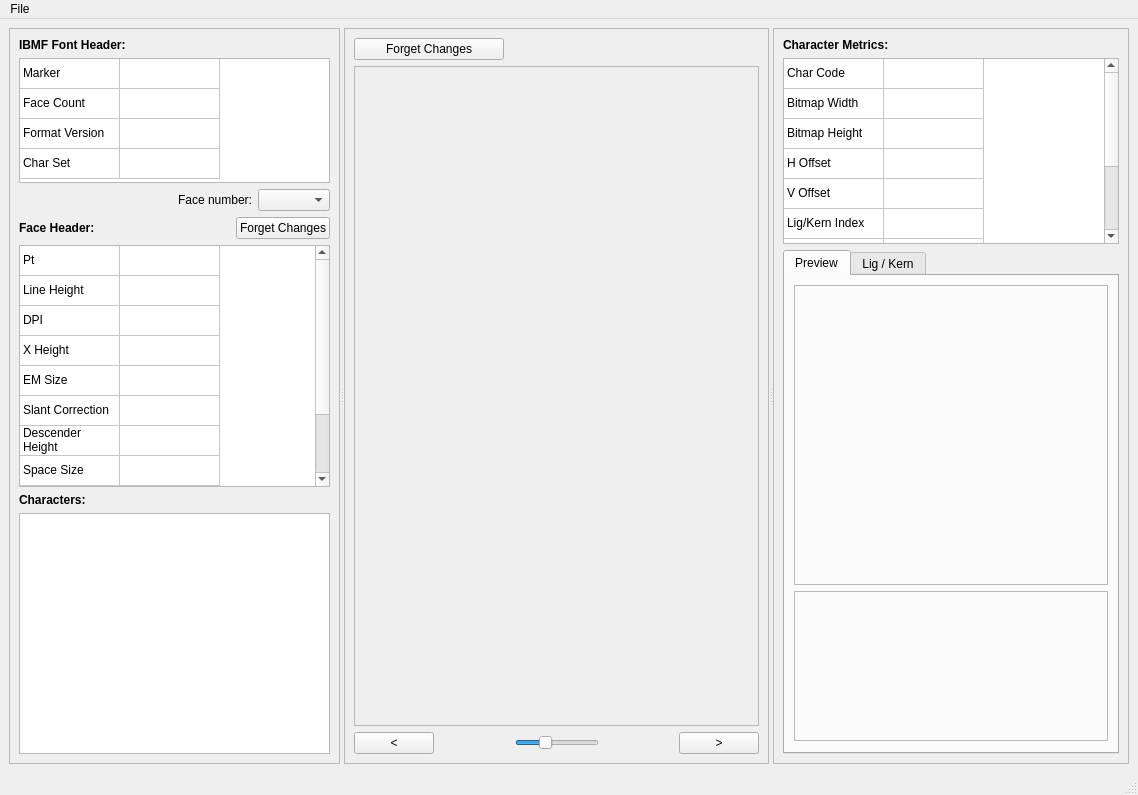
<?xml version="1.0" encoding="UTF-8"?>
<ui version="4.0">
 <class>MainWindow</class>
 <widget class="QMainWindow" name="MainWindow">
  <property name="geometry">
   <rect>
    <x>0</x>
    <y>0</y>
    <width>1138</width>
    <height>795</height>
   </rect>
  </property>
  <property name="windowTitle">
   <string>MainWindow</string>
  </property>
  <widget class="QWidget" name="centralwidget">
   <layout class="QHBoxLayout" name="horizontalLayout_4">
    <item>
     <widget class="QSplitter" name="splitter">
      <property name="orientation">
       <enum>Qt::Horizontal</enum>
      </property>
      <widget class="QFrame" name="frame_3">
       <property name="minimumSize">
        <size>
         <width>100</width>
         <height>0</height>
        </size>
       </property>
       <property name="maximumSize">
        <size>
         <width>400</width>
         <height>16777215</height>
        </size>
       </property>
       <property name="frameShape">
        <enum>QFrame::StyledPanel</enum>
       </property>
       <property name="frameShadow">
        <enum>QFrame::Raised</enum>
       </property>
       <layout class="QVBoxLayout" name="verticalLayout_3">
        <item>
         <widget class="QLabel" name="label">
          <property name="text">
           <string>&lt;html&gt;&lt;head/&gt;&lt;body&gt;&lt;p&gt;&lt;span style=&quot; font-weight:700;&quot;&gt;IBMF Font Header:&lt;/span&gt;&lt;/p&gt;&lt;/body&gt;&lt;/html&gt;</string>
          </property>
         </widget>
        </item>
        <item>
         <widget class="QTableWidget" name="fontHeader">
          <property name="maximumSize">
           <size>
            <width>16777215</width>
            <height>125</height>
           </size>
          </property>
          <property name="showGrid">
           <bool>true</bool>
          </property>
          <property name="rowCount">
           <number>4</number>
          </property>
          <attribute name="horizontalHeaderVisible">
           <bool>false</bool>
          </attribute>
          <attribute name="verticalHeaderVisible">
           <bool>false</bool>
          </attribute>
          <row/>
          <row/>
          <row/>
          <row/>
          <column>
           <property name="text">
            <string>Label</string>
           </property>
          </column>
          <column>
           <property name="text">
            <string>Value</string>
           </property>
          </column>
          <item row="0" column="0">
           <property name="text">
            <string>Marker</string>
           </property>
          </item>
          <item row="1" column="0">
           <property name="text">
            <string>Face Count</string>
           </property>
          </item>
          <item row="2" column="0">
           <property name="text">
            <string>Format Version</string>
           </property>
          </item>
          <item row="3" column="0">
           <property name="text">
            <string>Char Set</string>
           </property>
          </item>
         </widget>
        </item>
        <item>
         <layout class="QHBoxLayout" name="horizontalLayout_5">
          <item>
           <spacer name="horizontalSpacer_2">
            <property name="orientation">
             <enum>Qt::Horizontal</enum>
            </property>
            <property name="sizeHint" stdset="0">
             <size>
              <width>40</width>
              <height>20</height>
             </size>
            </property>
           </spacer>
          </item>
          <item>
           <widget class="QLabel" name="label_5">
            <property name="text">
             <string>Face number:</string>
            </property>
           </widget>
          </item>
          <item>
           <widget class="QComboBox" name="faceIndex"/>
          </item>
         </layout>
        </item>
        <item>
         <layout class="QHBoxLayout" name="horizontalLayout_9">
          <item>
           <widget class="QLabel" name="label_2">
            <property name="text">
             <string>&lt;html&gt;&lt;head/&gt;&lt;body&gt;&lt;p&gt;&lt;span style=&quot; font-weight:700;&quot;&gt;Face Header:&lt;/span&gt;&lt;/p&gt;&lt;/body&gt;&lt;/html&gt;</string>
            </property>
           </widget>
          </item>
          <item>
           <spacer name="horizontalSpacer_5">
            <property name="orientation">
             <enum>Qt::Horizontal</enum>
            </property>
            <property name="sizeHint" stdset="0">
             <size>
              <width>40</width>
              <height>20</height>
             </size>
            </property>
           </spacer>
          </item>
          <item>
           <widget class="QPushButton" name="faceForgetButton">
            <property name="toolTip">
             <string>Forget changes to Face Header</string>
            </property>
            <property name="text">
             <string>Forget Changes</string>
            </property>
           </widget>
          </item>
         </layout>
        </item>
        <item>
         <widget class="QTableWidget" name="faceHeader">
          <property name="rowCount">
           <number>11</number>
          </property>
          <attribute name="horizontalHeaderVisible">
           <bool>false</bool>
          </attribute>
          <attribute name="verticalHeaderVisible">
           <bool>false</bool>
          </attribute>
          <row/>
          <row/>
          <row/>
          <row/>
          <row/>
          <row/>
          <row/>
          <row/>
          <row/>
          <row/>
          <row/>
          <column>
           <property name="text">
            <string>Label</string>
           </property>
          </column>
          <column>
           <property name="text">
            <string>Value</string>
           </property>
          </column>
          <item row="0" column="0">
           <property name="text">
            <string>Pt</string>
           </property>
          </item>
          <item row="1" column="0">
           <property name="text">
            <string>Line Height</string>
           </property>
          </item>
          <item row="2" column="0">
           <property name="text">
            <string>DPI</string>
           </property>
          </item>
          <item row="3" column="0">
           <property name="text">
            <string>X Height</string>
           </property>
          </item>
          <item row="4" column="0">
           <property name="text">
            <string>EM Size</string>
           </property>
          </item>
          <item row="5" column="0">
           <property name="text">
            <string>Slant Correction</string>
           </property>
          </item>
          <item row="6" column="0">
           <property name="text">
            <string>Descender Height</string>
           </property>
          </item>
          <item row="7" column="0">
           <property name="text">
            <string>Space Size</string>
           </property>
          </item>
          <item row="8" column="0">
           <property name="text">
            <string>Glyph Count</string>
           </property>
          </item>
          <item row="9" column="0">
           <property name="text">
            <string>Lig/Kern Count</string>
           </property>
          </item>
          <item row="10" column="0">
           <property name="text">
            <string>Kern Count</string>
           </property>
          </item>
         </widget>
        </item>
        <item>
         <widget class="QLabel" name="label_3">
          <property name="text">
           <string>&lt;html&gt;&lt;head/&gt;&lt;body&gt;&lt;p&gt;&lt;span style=&quot; font-weight:700;&quot;&gt;Characters:&lt;/span&gt;&lt;/p&gt;&lt;/body&gt;&lt;/html&gt;</string>
          </property>
         </widget>
        </item>
        <item>
         <widget class="QTableWidget" name="charactersList">
          <property name="font">
           <font>
            <pointsize>24</pointsize>
           </font>
          </property>
          <property name="toolTip">
           <string>Select Character to show</string>
          </property>
          <attribute name="horizontalHeaderVisible">
           <bool>false</bool>
          </attribute>
          <attribute name="verticalHeaderVisible">
           <bool>false</bool>
          </attribute>
         </widget>
        </item>
       </layout>
      </widget>
      <widget class="QFrame" name="frame_6">
       <property name="enabled">
        <bool>true</bool>
       </property>
       <property name="frameShape">
        <enum>QFrame::NoFrame</enum>
       </property>
       <property name="frameShadow">
        <enum>QFrame::Raised</enum>
       </property>
       <layout class="QHBoxLayout" name="horizontalLayout_3">
        <property name="leftMargin">
         <number>0</number>
        </property>
        <property name="topMargin">
         <number>0</number>
        </property>
        <property name="rightMargin">
         <number>0</number>
        </property>
        <property name="bottomMargin">
         <number>0</number>
        </property>
        <item>
         <widget class="QSplitter" name="splitter_2">
          <property name="orientation">
           <enum>Qt::Horizontal</enum>
          </property>
          <widget class="QFrame" name="frame_4">
           <property name="frameShape">
            <enum>QFrame::StyledPanel</enum>
           </property>
           <property name="frameShadow">
            <enum>QFrame::Raised</enum>
           </property>
           <layout class="QVBoxLayout" name="verticalLayout">
            <item>
             <layout class="QHBoxLayout" name="horizontalLayout_8">
              <item>
               <widget class="QPushButton" name="glyphForgetButton">
                <property name="minimumSize">
                 <size>
                  <width>150</width>
                  <height>0</height>
                 </size>
                </property>
                <property name="toolTip">
                 <string>Forget changes to Character Bitmap and Metrics</string>
                </property>
                <property name="text">
                 <string>Forget Changes</string>
                </property>
               </widget>
              </item>
              <item>
               <spacer name="horizontalSpacer_3">
                <property name="orientation">
                 <enum>Qt::Horizontal</enum>
                </property>
                <property name="sizeHint" stdset="0">
                 <size>
                  <width>40</width>
                  <height>20</height>
                 </size>
                </property>
               </spacer>
              </item>
             </layout>
            </item>
            <item>
             <widget class="QFrame" name="bitmapFrame">
              <property name="sizePolicy">
               <sizepolicy hsizetype="Expanding" vsizetype="Expanding">
                <horstretch>0</horstretch>
                <verstretch>0</verstretch>
               </sizepolicy>
              </property>
              <property name="frameShape">
               <enum>QFrame::StyledPanel</enum>
              </property>
              <property name="frameShadow">
               <enum>QFrame::Raised</enum>
              </property>
              <layout class="QHBoxLayout" name="horizontalLayout_2">
               <property name="leftMargin">
                <number>0</number>
               </property>
               <property name="topMargin">
                <number>0</number>
               </property>
               <property name="rightMargin">
                <number>0</number>
               </property>
               <property name="bottomMargin">
                <number>0</number>
               </property>
              </layout>
             </widget>
            </item>
            <item>
             <layout class="QHBoxLayout" name="horizontalLayout">
              <item>
               <widget class="QPushButton" name="leftButton">
                <property name="toolTip">
                 <string>Previous character in Face</string>
                </property>
                <property name="text">
                 <string> &lt; </string>
                </property>
               </widget>
              </item>
              <item>
               <spacer name="horizontalSpacer">
                <property name="orientation">
                 <enum>Qt::Horizontal</enum>
                </property>
                <property name="sizeHint" stdset="0">
                 <size>
                  <width>40</width>
                  <height>20</height>
                 </size>
                </property>
               </spacer>
              </item>
              <item>
               <widget class="QSlider" name="pixelSize">
                <property name="maximumSize">
                 <size>
                  <width>200</width>
                  <height>16777215</height>
                 </size>
                </property>
                <property name="minimum">
                 <number>10</number>
                </property>
                <property name="maximum">
                 <number>40</number>
                </property>
                <property name="value">
                 <number>20</number>
                </property>
                <property name="orientation">
                 <enum>Qt::Horizontal</enum>
                </property>
               </widget>
              </item>
              <item>
               <spacer name="horizontalSpacer_4">
                <property name="orientation">
                 <enum>Qt::Horizontal</enum>
                </property>
                <property name="sizeHint" stdset="0">
                 <size>
                  <width>40</width>
                  <height>20</height>
                 </size>
                </property>
               </spacer>
              </item>
              <item>
               <widget class="QPushButton" name="rightButton">
                <property name="toolTip">
                 <string>Next character in Face</string>
                </property>
                <property name="text">
                 <string> &gt; </string>
                </property>
               </widget>
              </item>
             </layout>
            </item>
           </layout>
          </widget>
          <widget class="QFrame" name="frame_5">
           <property name="sizePolicy">
            <sizepolicy hsizetype="Preferred" vsizetype="Expanding">
             <horstretch>0</horstretch>
             <verstretch>0</verstretch>
            </sizepolicy>
           </property>
           <property name="minimumSize">
            <size>
             <width>100</width>
             <height>0</height>
            </size>
           </property>
           <property name="maximumSize">
            <size>
             <width>400</width>
             <height>16777215</height>
            </size>
           </property>
           <property name="frameShape">
            <enum>QFrame::StyledPanel</enum>
           </property>
           <property name="frameShadow">
            <enum>QFrame::Raised</enum>
           </property>
           <layout class="QVBoxLayout" name="verticalLayout_5">
            <item>
             <widget class="QLabel" name="label_4">
              <property name="text">
               <string>&lt;html&gt;&lt;head/&gt;&lt;body&gt;&lt;p&gt;&lt;span style=&quot; font-weight:700;&quot;&gt;Character Metrics:&lt;/span&gt;&lt;/p&gt;&lt;/body&gt;&lt;/html&gt;</string>
              </property>
             </widget>
            </item>
            <item>
             <widget class="QTableWidget" name="characterMetrics">
              <property name="rowCount">
               <number>10</number>
              </property>
              <property name="columnCount">
               <number>2</number>
              </property>
              <attribute name="horizontalHeaderVisible">
               <bool>false</bool>
              </attribute>
              <attribute name="verticalHeaderVisible">
               <bool>false</bool>
              </attribute>
              <row/>
              <row/>
              <row/>
              <row/>
              <row/>
              <row/>
              <row/>
              <row/>
              <row/>
              <row/>
              <column>
               <property name="text">
                <string>Label</string>
               </property>
               <property name="textAlignment">
                <set>AlignLeading|AlignVCenter</set>
               </property>
              </column>
              <column>
               <property name="text">
                <string>Value</string>
               </property>
               <property name="textAlignment">
                <set>AlignLeading|AlignVCenter</set>
               </property>
              </column>
              <item row="0" column="0">
               <property name="text">
                <string>Char Code</string>
               </property>
              </item>
              <item row="1" column="0">
               <property name="text">
                <string>Bitmap Width</string>
               </property>
              </item>
              <item row="2" column="0">
               <property name="text">
                <string>Bitmap Height</string>
               </property>
              </item>
              <item row="3" column="0">
               <property name="text">
                <string>H Offset</string>
               </property>
              </item>
              <item row="4" column="0">
               <property name="text">
                <string>V Offset</string>
               </property>
              </item>
              <item row="5" column="0">
               <property name="text">
                <string>Lig/Kern Index</string>
               </property>
              </item>
              <item row="6" column="0">
               <property name="text">
                <string>Packet Length</string>
               </property>
              </item>
              <item row="7" column="0">
               <property name="text">
                <string>Advance</string>
               </property>
              </item>
              <item row="8" column="0">
               <property name="text">
                <string>Dyn F</string>
               </property>
              </item>
              <item row="9" column="0">
               <property name="text">
                <string>First is Black</string>
               </property>
              </item>
             </widget>
            </item>
            <item>
             <widget class="QTabWidget" name="tabWidget">
              <property name="currentIndex">
               <number>0</number>
              </property>
              <widget class="QWidget" name="preview">
               <attribute name="title">
                <string>Preview</string>
               </attribute>
               <layout class="QVBoxLayout" name="verticalLayout_2">
                <item>
                 <widget class="QFrame" name="largeGlyphPreview">
                  <property name="minimumSize">
                   <size>
                    <width>0</width>
                    <height>300</height>
                   </size>
                  </property>
                  <property name="maximumSize">
                   <size>
                    <width>16777215</width>
                    <height>300</height>
                   </size>
                  </property>
                  <property name="frameShape">
                   <enum>QFrame::StyledPanel</enum>
                  </property>
                  <layout class="QHBoxLayout" name="horizontalLayout_6">
                   <property name="leftMargin">
                    <number>0</number>
                   </property>
                   <property name="topMargin">
                    <number>0</number>
                   </property>
                   <property name="rightMargin">
                    <number>0</number>
                   </property>
                   <property name="bottomMargin">
                    <number>0</number>
                   </property>
                  </layout>
                 </widget>
                </item>
                <item>
                 <widget class="QFrame" name="smallGlyphPreview">
                  <property name="minimumSize">
                   <size>
                    <width>0</width>
                    <height>150</height>
                   </size>
                  </property>
                  <property name="maximumSize">
                   <size>
                    <width>16777215</width>
                    <height>150</height>
                   </size>
                  </property>
                  <property name="frameShape">
                   <enum>QFrame::StyledPanel</enum>
                  </property>
                  <property name="frameShadow">
                   <enum>QFrame::Plain</enum>
                  </property>
                  <layout class="QHBoxLayout" name="horizontalLayout_7">
                   <property name="leftMargin">
                    <number>0</number>
                   </property>
                   <property name="topMargin">
                    <number>0</number>
                   </property>
                   <property name="rightMargin">
                    <number>0</number>
                   </property>
                   <property name="bottomMargin">
                    <number>0</number>
                   </property>
                  </layout>
                 </widget>
                </item>
               </layout>
              </widget>
              <widget class="QWidget" name="tab_2">
               <attribute name="title">
                <string>Lig / Kern</string>
               </attribute>
               <attribute name="toolTip">
                <string>Ligature and Kerning values</string>
               </attribute>
               <layout class="QVBoxLayout" name="verticalLayout_4">
                <item>
                 <widget class="QLabel" name="label_6">
                  <property name="text">
                   <string>Ligatures</string>
                  </property>
                 </widget>
                </item>
                <item>
                 <widget class="QTableWidget" name="ligTable">
                  <column>
                   <property name="text">
                    <string>Second Char</string>
                   </property>
                  </column>
                  <column>
                   <property name="text">
                    <string>Result Char</string>
                   </property>
                  </column>
                 </widget>
                </item>
                <item>
                 <widget class="QLabel" name="label_7">
                  <property name="text">
                   <string>Kernings</string>
                  </property>
                 </widget>
                </item>
                <item>
                 <widget class="QTableWidget" name="kernTable">
                  <column>
                   <property name="text">
                    <string>Second Char</string>
                   </property>
                  </column>
                  <column>
                   <property name="text">
                    <string>Kerning</string>
                   </property>
                  </column>
                 </widget>
                </item>
               </layout>
              </widget>
             </widget>
            </item>
           </layout>
          </widget>
         </widget>
        </item>
       </layout>
      </widget>
     </widget>
    </item>
   </layout>
  </widget>
  <widget class="QStatusBar" name="statusbar"/>
  <widget class="QMenuBar" name="menuBar">
   <property name="geometry">
    <rect>
     <x>0</x>
     <y>0</y>
     <width>1138</width>
     <height>19</height>
    </rect>
   </property>
   <widget class="QMenu" name="menuFile">
    <property name="title">
     <string>File</string>
    </property>
    <addaction name="actionOpen"/>
    <addaction name="actionSave"/>
    <addaction name="actionExit"/>
    <addaction name="separator"/>
    <addaction name="separator"/>
   </widget>
   <addaction name="menuFile"/>
  </widget>
  <action name="actionOpen">
   <property name="text">
    <string>Open ...</string>
   </property>
  </action>
  <action name="actionSave">
   <property name="text">
    <string>Save as ...</string>
   </property>
  </action>
  <action name="actionExit">
   <property name="text">
    <string>Exit</string>
   </property>
   <property name="toolTip">
    <string>Exit the application</string>
   </property>
  </action>
 </widget>
 <resources/>
 <connections/>
</ui>
